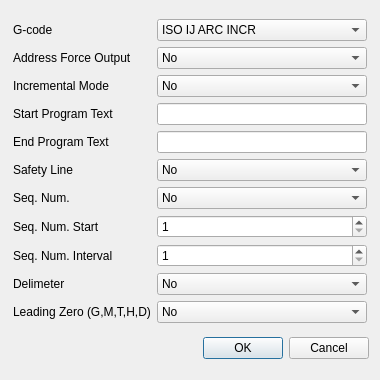
<?xml version="1.0" encoding="UTF-8"?>
<ui version="4.0">
 <class>ExportOptDlg</class>
 <widget class="QDialog" name="ExportOptDlg">
  <property name="geometry">
   <rect>
    <x>0</x>
    <y>0</y>
    <width>380</width>
    <height>380</height>
   </rect>
  </property>
  <property name="minimumSize">
   <size>
    <width>380</width>
    <height>380</height>
   </size>
  </property>
  <property name="windowTitle">
   <string>Export Options</string>
  </property>
  <layout class="QVBoxLayout" name="verticalLayout">
   <item>
    <layout class="QGridLayout" name="gridLayout">
     <property name="leftMargin">
      <number>2</number>
     </property>
     <property name="rightMargin">
      <number>2</number>
     </property>
     <item row="7" column="0">
      <widget class="QLabel" name="label_seqStart">
       <property name="text">
        <string>Seq. Num. Start</string>
       </property>
      </widget>
     </item>
     <item row="1" column="0">
      <widget class="QLabel" name="labelForce">
       <property name="text">
        <string>Address Force Output </string>
       </property>
      </widget>
     </item>
     <item row="3" column="1">
      <widget class="QLineEdit" name="startLineEdit">
       <property name="enabled">
        <bool>true</bool>
       </property>
      </widget>
     </item>
     <item row="5" column="1">
      <widget class="QComboBox" name="safLineCmbBox">
       <item>
        <property name="text">
         <string>No</string>
        </property>
       </item>
       <item>
        <property name="text">
         <string>Yes</string>
        </property>
       </item>
      </widget>
     </item>
     <item row="0" column="0">
      <widget class="QLabel" name="label_Lang">
       <property name="text">
        <string>G-code</string>
       </property>
      </widget>
     </item>
     <item row="9" column="1">
      <widget class="QComboBox" name="delimCmbBox">
       <item>
        <property name="text">
         <string>No</string>
        </property>
       </item>
       <item>
        <property name="text">
         <string>Yes</string>
        </property>
       </item>
      </widget>
     </item>
     <item row="0" column="1">
      <widget class="QComboBox" name="langCmbBox">
       <item>
        <property name="text">
         <string>ISO IJ ARC INCR</string>
        </property>
       </item>
       <item>
        <property name="text">
         <string>ISO IJ ARC ABS</string>
        </property>
       </item>
       <item>
        <property name="text">
         <string>ISO R ARC</string>
        </property>
       </item>
       <item>
        <property name="text">
         <string>ISO NO ARC</string>
        </property>
       </item>
       <item>
        <property name="text">
         <string>PLOT DATA</string>
        </property>
       </item>
       <item>
        <property name="text">
         <string>EXPANDED TURN PROGRAM</string>
        </property>
       </item>
       <item>
        <property name="text">
         <string>EXPANDED MILL PROGRAM</string>
        </property>
       </item>
      </widget>
     </item>
     <item row="8" column="0">
      <widget class="QLabel" name="label_seqInterval">
       <property name="text">
        <string>Seq. Num. Interval</string>
       </property>
      </widget>
     </item>
     <item row="7" column="1">
      <widget class="QSpinBox" name="seqStartSpinBox">
       <property name="minimum">
        <number>1</number>
       </property>
       <property name="maximum">
        <number>99999</number>
       </property>
      </widget>
     </item>
     <item row="2" column="0">
      <widget class="QLabel" name="label_Incr">
       <property name="text">
        <string>Incremental Mode</string>
       </property>
      </widget>
     </item>
     <item row="3" column="0">
      <widget class="QLabel" name="label_StartText">
       <property name="text">
        <string>Start Program Text</string>
       </property>
      </widget>
     </item>
     <item row="9" column="0">
      <widget class="QLabel" name="label_Delim">
       <property name="text">
        <string>Delimeter</string>
       </property>
      </widget>
     </item>
     <item row="6" column="1">
      <widget class="QComboBox" name="seqNumCmbBox">
       <item>
        <property name="text">
         <string>No</string>
        </property>
       </item>
       <item>
        <property name="text">
         <string>Yes</string>
        </property>
       </item>
      </widget>
     </item>
     <item row="2" column="1">
      <widget class="QComboBox" name="incrCmbBox">
       <item>
        <property name="text">
         <string>No</string>
        </property>
       </item>
       <item>
        <property name="text">
         <string>Yes</string>
        </property>
       </item>
      </widget>
     </item>
     <item row="8" column="1">
      <widget class="QSpinBox" name="seqIntervalSpinBox">
       <property name="minimum">
        <number>1</number>
       </property>
       <property name="maximum">
        <number>99999</number>
       </property>
      </widget>
     </item>
     <item row="1" column="1">
      <widget class="QComboBox" name="forceCmbBox">
       <item>
        <property name="text">
         <string>No</string>
        </property>
       </item>
       <item>
        <property name="text">
         <string>Yes</string>
        </property>
       </item>
      </widget>
     </item>
     <item row="5" column="0">
      <widget class="QLabel" name="label_SafLine">
       <property name="text">
        <string>Safety Line</string>
       </property>
      </widget>
     </item>
     <item row="6" column="0">
      <widget class="QLabel" name="label_SeqNum">
       <property name="text">
        <string>Seq. Num.</string>
       </property>
      </widget>
     </item>
     <item row="4" column="0">
      <widget class="QLabel" name="label_EndText">
       <property name="text">
        <string>End Program Text</string>
       </property>
      </widget>
     </item>
     <item row="4" column="1">
      <widget class="QLineEdit" name="endLineEdit"/>
     </item>
     <item row="10" column="1">
      <widget class="QComboBox" name="leadingZeroCmbBox">
       <item>
        <property name="text">
         <string>No</string>
        </property>
       </item>
       <item>
        <property name="text">
         <string>Yes</string>
        </property>
       </item>
      </widget>
     </item>
     <item row="10" column="0">
      <widget class="QLabel" name="labelLeadingZero">
       <property name="text">
        <string>Leading Zero (G,M,T,H,D)</string>
       </property>
      </widget>
     </item>
    </layout>
   </item>
   <item>
    <widget class="QDialogButtonBox" name="buttonBox">
     <property name="orientation">
      <enum>Qt::Orientation::Horizontal</enum>
     </property>
     <property name="standardButtons">
      <set>QDialogButtonBox::StandardButton::Cancel|QDialogButtonBox::StandardButton::Ok</set>
     </property>
    </widget>
   </item>
  </layout>
 </widget>
 <tabstops>
  <tabstop>langCmbBox</tabstop>
  <tabstop>forceCmbBox</tabstop>
  <tabstop>incrCmbBox</tabstop>
  <tabstop>startLineEdit</tabstop>
  <tabstop>endLineEdit</tabstop>
  <tabstop>safLineCmbBox</tabstop>
  <tabstop>seqNumCmbBox</tabstop>
  <tabstop>seqStartSpinBox</tabstop>
  <tabstop>seqIntervalSpinBox</tabstop>
 </tabstops>
 <resources/>
 <connections>
  <connection>
   <sender>buttonBox</sender>
   <signal>accepted()</signal>
   <receiver>ExportOptDlg</receiver>
   <slot>accept()</slot>
   <hints>
    <hint type="sourcelabel">
     <x>248</x>
     <y>254</y>
    </hint>
    <hint type="destinationlabel">
     <x>157</x>
     <y>274</y>
    </hint>
   </hints>
  </connection>
  <connection>
   <sender>buttonBox</sender>
   <signal>rejected()</signal>
   <receiver>ExportOptDlg</receiver>
   <slot>reject()</slot>
   <hints>
    <hint type="sourcelabel">
     <x>316</x>
     <y>260</y>
    </hint>
    <hint type="destinationlabel">
     <x>286</x>
     <y>274</y>
    </hint>
   </hints>
  </connection>
 </connections>
</ui>
